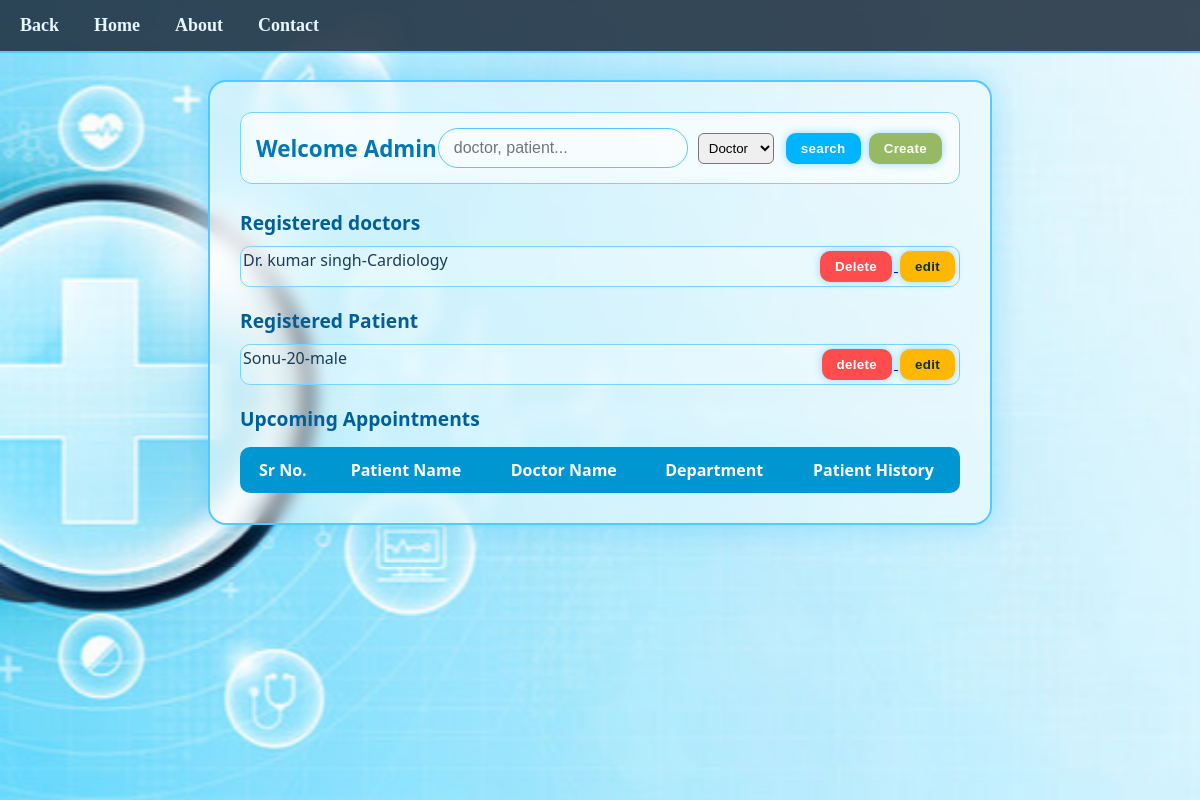
/admin, run on an earlier commit of the app's database.
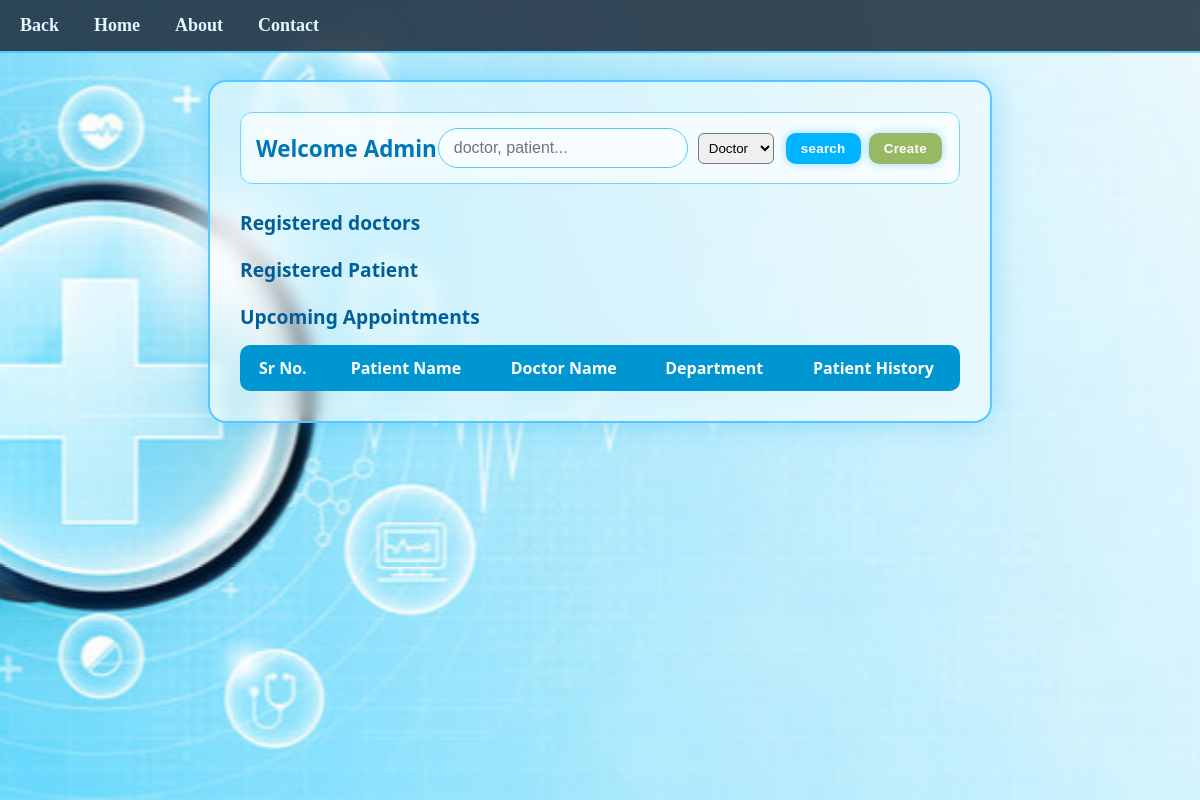
And on a later commit of the database.
### tables this page shows
CREATE TABLE doctors (
            id INTEGER PRIMARY KEY AUTOINCREMENT,
            user_id INTEGER NOT NULL,
            fullname TEXT NOT NULL,
            specialization TEXT NOT NULL,
            department TEXT NOT NULL,
            experience INTEGER,
            FOREIGN KEY (user_id) REFERENCES users(id) ON DELETE CASCADE
        );

CREATE TABLE patients (
            id INTEGER PRIMARY KEY AUTOINCREMENT,
            user_id INTEGER NOT NULL,
            fullname TEXT NOT NULL,
            age INTEGER,
            gender TEXT,
            contact TEXT,
            blood_group TEXT,
            height INTEGER,
            weight INTEGER,
            FOREIGN KEY (user_id) REFERENCES users(id) ON DELETE CASCADE
            );

### app.py (the view, shortened to what this page needs)
@app.route("/admin")
def admin():
    try:
        category = request.args.get("category")
        q = request.args.get("q", "")
        conn = module.host_get_db()
        curr = conn.cursor()
        curr.execute("""
            SELECT
                a.id,
                u1.fullname AS patient,
                u2.fullname AS doctor,
                d.department AS department,
                a.date,
                a.time,
                p.id AS patient_id
            FROM appointments a
            JOIN patients p       ON a.patient_id = p.id
            JOIN users u1         ON p.user_id = u1.id
            JOIN doctors d        ON a.doctor_id = d.id
            JOIN users u2         ON d.user_id = u2.id
            WHERE a.date >= date('now')
        """)
        appointments = curr.fetchall()
        if not q:
            doctors = module.get_all_doctors()
            patients = module.get_all_patients()
            curr.close()
            return render_template(
                "admin.html",
                doctors=doctors,
                patients=patients,
                appointments=appointments
            )
    except Exception as e:
        print("Error in /admin route:", e)
        return "Something went wrong", 500

### module.py (called while the page is built)
def host_get_db():
    conn = sqlite3.connect('hospital.db')
    conn.row_factory=sqlite3.Row
    conn.execute("PRAGMA foreign_keys = ON")  # enforce FK constraints
    return conn

def get_all_doctors():
    conn = None
    curr = None
    try:
        conn = host_get_db()
        curr = conn.cursor()
        query = "SELECT id, fullname, department FROM doctors"
        curr.execute(query)
        return curr.fetchall()
    except Exception as e:
        print("DB ERROR in get_all_doctors():", e)
        return []
    finally:
        if curr: curr.close()
        if conn: conn.close()

def get_all_patients():
    conn = None
    curr = None
    try:
        conn = host_get_db()
        curr = conn.cursor()
        query = "SELECT id,fullname, age, gender FROM patients"
        curr.execute(query)
        return curr.fetchall()
    except Exception as e:
        print("DB ERROR in get_all_patients():", e)
        return []
    finally:
        if curr: curr.close()
        if conn: conn.close()

### templates/admin.html (shortened to what this page needs)
<!DOCTYPE html>
<html lang="en">
  <head>
    <link
      rel="stylesheet"
      href="{{ url_for('static', filename='admin.css') }}"
    />
  </head>
  <body>
    <nav class="navbar">
      <ul class="nav-links">
          <li><a href="{{url_for("login")}}">Back </a></li>
          <li><a href="{{url_for("login")}}">Home </a></li>
          <li><a href="/about">About</a></li>
          <li><a href="/contact">Contact</a></li>
      </ul>
    </nav>
    <div class="admin_main">
      <div class="admin_block">
        <div class="top-bar">
          <span class="welcome">Welcome Admin</span>
          <form class="search-box"   method="GET" action="/admin">
            <input type="search" name="q" placeholder="doctor, patient..." />
            <select name="category" style="padding: 6px; border-radius: 6px;">
              <option value="doctor">Doctor</option>
            </select>
            <div>
              <button type="submit">search</button>
              <a href="{{ url_for('add_doct') }}">
                <button id="create" type="button">Create</button>
              </a>
            </div>
          </form>
        </div>
        <div id="wel1">Registered doctors</div>
        {% for d in doctors %}
        <div class="doctor">
          <div class="doctor-name">
            {{d.fullname}}-{{d.department}}
          </div>
          <div>
            <a href="{{ url_for('delete_doctor', id=d[0]) }}">
              <button id="delete">Delete</button>
            </a>
            <a href="{{url_for("edit_doct", id=d[0])}}">
              <button id="edit">edit</button>
            </a>
          </div>
        </div>
        {% endfor %}
        <div id="wel1">Registered Patient</div>
        {% for p in patients %}
        <div class="doctor">
          <div class="doctor-name">
            {{p.fullname}}-{{p.age}}-{{p.gender}}
          </div>
          <div>
            <a href="{{ url_for('delete_patient', id=p[0]) }}">
              <button id="delete">delete</button>
            </a>
            <a href="{{url_for("edit_pati", id=p[0])}}">
              <button id="edit">edit</button>
            </a>
          </div>
        </div>
        {% endfor %}
        <div id="wel1">Upcoming Appointments</div>
        <table>
          <thead>
            <tr>
              <th>Sr No.</th>
              <th>Patient Name</th>
              <th>Doctor Name</th>
              <th>Department</th>
              <th>Patient History</th>
            </tr>
          </thead>
        </table>
      </div>
    </div>
  </body>
</html>

What changed in the data, as far as the page shows it:
removed doctors: fullname "Dr. kumar singh", department "Cardiology"
removed patients: fullname "Sonu", age "20", gender "male"
